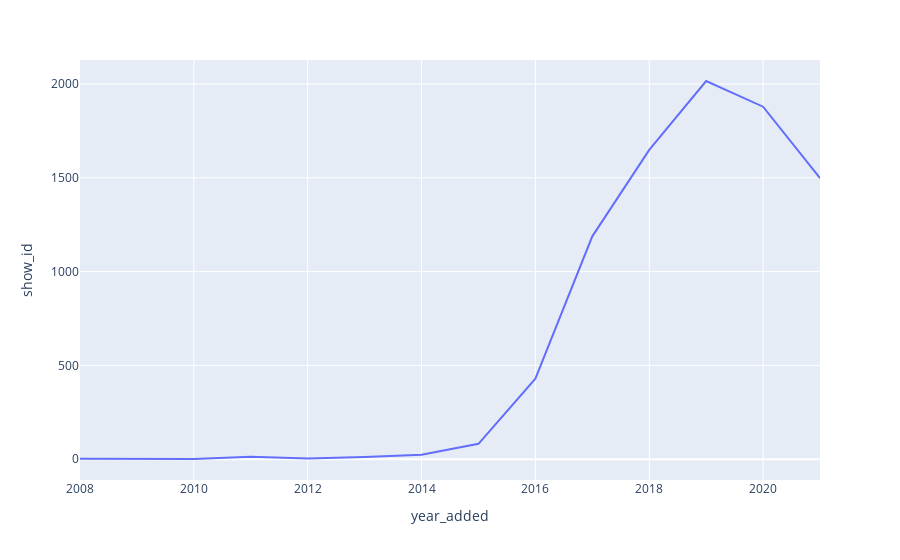

This figure's notebook cell:
### Code cell
px.line(df_agg, x='year_added', y='show_id')

### Figure 1 — Plotly figure (JSON) as saved in the notebook; plotly's stock layout.template omitted (floating-point values rounded to 4 significant figures)
{"data": [{"hovertemplate": "year_added=%{x}<br>show_id=%{y}<extra></extra>", "legendgroup": "", "line": {"color": "#636efa", "dash": "solid"}, "marker": {"symbol": "circle"}, "mode": "lines", "name": "", "orientation": "v", "showlegend": false, "type": "scatter", "x": [2008, 2009, 2010, 2011, 2012, 2013, 2014, 2015, 2016, 2017, 2018, 2019, 2020, 2021], "xaxis": "x", "y": [2, 2, 1, 13, 3, 11, 24, 82, 429, 1188, 1649, 2016, 1879, 1498], "yaxis": "y"}], "layout": {"legend": {"tracegroupgap": 0}, "margin": {"t": 60}, "xaxis": {"anchor": "y", "domain": [0, 1], "title": {"text": "year_added"}}, "yaxis": {"anchor": "x", "domain": [0, 1], "title": {"text": "show_id"}}}}
